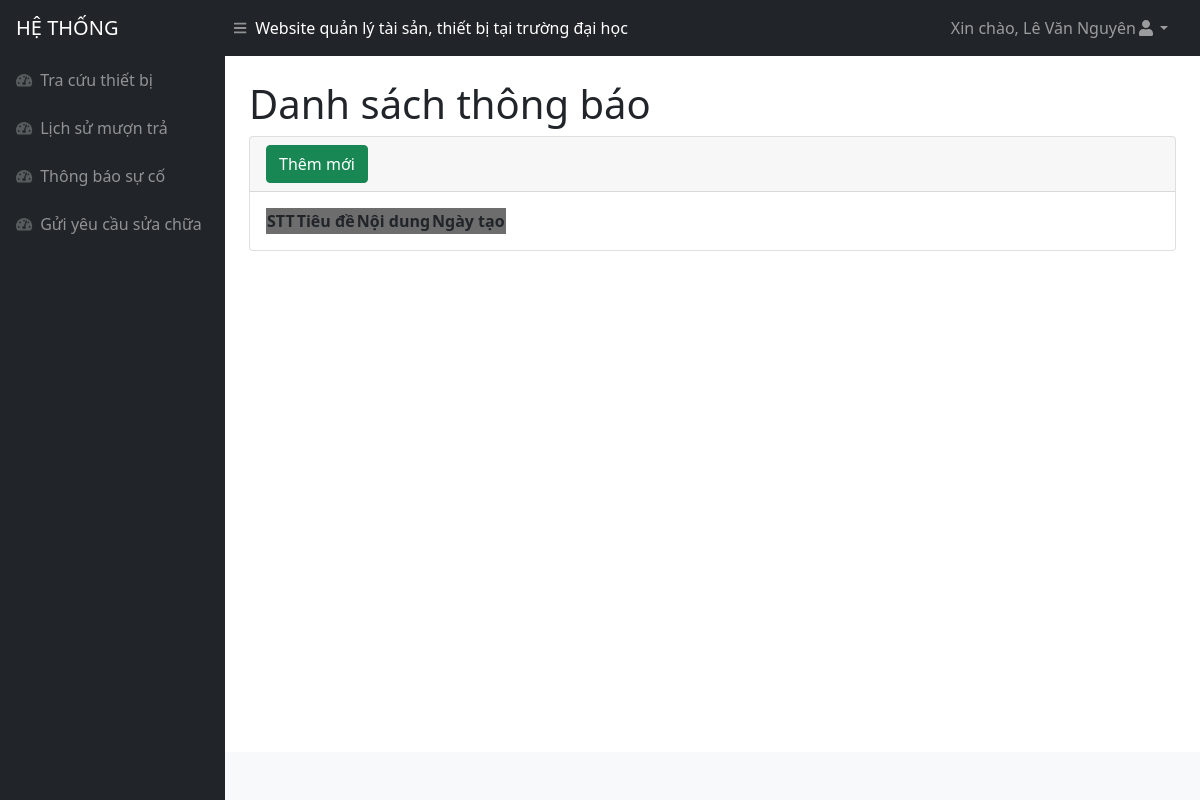
Page /thongbao.php (signed in) on the earlier database version.
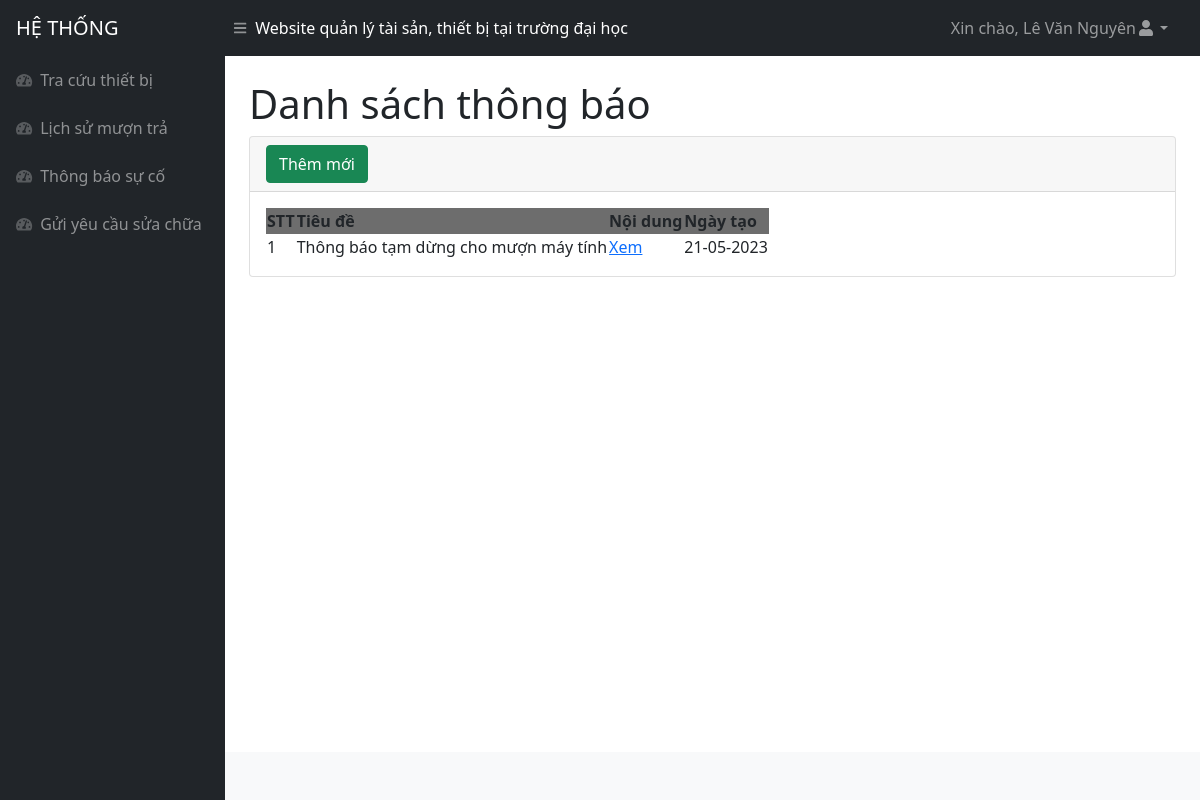
Same page on the later database version.
### tables this page shows
CREATE TABLE `thongbao` (
  `id` int(11) NOT NULL,
  `tieude` varchar(2500) NOT NULL,
  `noidung` text NOT NULL,
  `ngaytao` date NOT NULL DEFAULT current_timestamp()
);

### thongbao.php (the view, shortened to what this page needs)
<!DOCTYPE html>
<html lang="en">
<head>
<?php include('inc/head.php')?>
</head>
<body class="sb-nav-fixed">
<?php include('inc/header.php')?>
    <div id="layoutSidenav">
    <?php include('inc/menu.php')?>
        <div id="layoutSidenav_content">
            <main>
                <div class="container-fluid px-4">
                    <h1 class="mt-4">Danh sách thông báo</h1>
                    <div class="card mb-4">
                        <div class="card-header">
                            <button type="button" class="btn btn-success" data-bs-toggle="modal"
                                data-bs-target="#exampleModalAdd">
                                Thêm mới
                            </button>
                        </div>
                        <div class="card-body">
                            <table id="datatablesSimple">
                                <thead>
                                <tr style="background-color : #6D6D6D">
                                        <th>STT</th>
                                        <th>Tiêu đề</th>
                                        <th>Nội dung</th>
                                        <th>Ngày tạo</th>
                                    </tr>
                                </thead>
                                <tbody>
                                <?php
                                    $query = "SELECT *
                                    FROM thongbao
                                     ORDER BY id DESC";
                                    $result = mysqli_query($connect, $query);
                                    $stt = 1;
                                    while ($arUser = mysqli_fetch_array($result, MYSQLI_ASSOC)) {
                                        $idModelDes = "exampleModalDes".$arUser["id"] ;
                                    ?>
                                    <tr>
                                        <td><?php echo $stt ?></td>
                                        <td><?php echo $arUser["tieude"] ?></td>
                                        <td>
                                            <a href="" data-bs-toggle="modal"
                                                data-bs-target="#<?php echo $idModelDes ?>">
                                                Xem</a>
                                        </td>
                                        <td><?php echo date("d-m-Y", strtotime($arUser["ngaytao"])) ?></td>
                                    </tr>
                                    <?php $stt++;} ?>
                                </tbody>
                            </table>
                        </div>
                    </div>
                </div>
            </main>
            <?php include('inc/footer.php')?>
        </div>
    </div>
</body>
</html>

Differences in the rows shown:
added thongbao: tieude "Thông báo tạm dừng cho mượn máy tính", ngaytao "21-05-2023"
